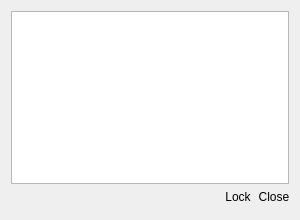
<?xml version="1.0" encoding="UTF-8"?>
<ui version="4.0">
 <class>PlotData</class>
 <widget class="QWidget" name="PlotData">
  <property name="geometry">
   <rect>
    <x>0</x>
    <y>0</y>
    <width>300</width>
    <height>220</height>
   </rect>
  </property>
  <property name="windowTitle">
   <string>Form</string>
  </property>
  <property name="windowOpacity">
   <double>1.000000000000000</double>
  </property>
  <property name="styleSheet">
   <string notr="true"/>
  </property>
  <layout class="QVBoxLayout" name="verticalLayout_2">
   <property name="spacing">
    <number>0</number>
   </property>
   <item>
    <widget class="QTableWidget" name="tWData"/>
   </item>
   <item>
    <widget class="QFrame" name="frame">
     <property name="styleSheet">
      <string notr="true">border: none;</string>
     </property>
     <property name="frameShape">
      <enum>QFrame::Shape::StyledPanel</enum>
     </property>
     <property name="frameShadow">
      <enum>QFrame::Shadow::Raised</enum>
     </property>
     <layout class="QVBoxLayout" name="verticalLayout">
      <property name="leftMargin">
       <number>0</number>
      </property>
      <property name="topMargin">
       <number>0</number>
      </property>
      <property name="rightMargin">
       <number>0</number>
      </property>
      <property name="bottomMargin">
       <number>0</number>
      </property>
      <item>
       <layout class="QHBoxLayout" name="horizontalLayout">
        <item>
         <spacer name="horizontalSpacer">
          <property name="orientation">
           <enum>Qt::Orientation::Horizontal</enum>
          </property>
          <property name="sizeHint" stdset="0">
           <size>
            <width>40</width>
            <height>20</height>
           </size>
          </property>
         </spacer>
        </item>
        <item>
         <widget class="QPushButton" name="pBScroll">
          <property name="minimumSize">
           <size>
            <width>30</width>
            <height>25</height>
           </size>
          </property>
          <property name="maximumSize">
           <size>
            <width>30</width>
            <height>25</height>
           </size>
          </property>
          <property name="text">
           <string>Lock</string>
          </property>
         </widget>
        </item>
        <item>
         <widget class="QPushButton" name="pBClose">
          <property name="minimumSize">
           <size>
            <width>30</width>
            <height>25</height>
           </size>
          </property>
          <property name="maximumSize">
           <size>
            <width>30</width>
            <height>25</height>
           </size>
          </property>
          <property name="text">
           <string>Close</string>
          </property>
         </widget>
        </item>
       </layout>
      </item>
     </layout>
    </widget>
   </item>
  </layout>
 </widget>
 <resources/>
 <connections/>
</ui>
